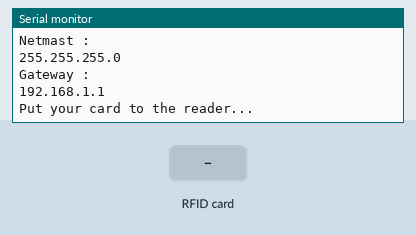
Simulated run of this sketch. Board: ESP8266 (NodeMCU). On the bench: the last lines printed to the serial monitor. The test bench sets the inputs (shaded band). WiFi joins after 1.5 s; servers stay silent unless stated; uploads are accepted with an empty reply.

Above: at 2.7 s.
2.8 s: RFID card 5E 7A 19 C4 held to the reader
At 4.1 s:
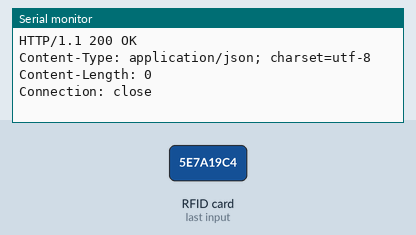
At 5.0 s:
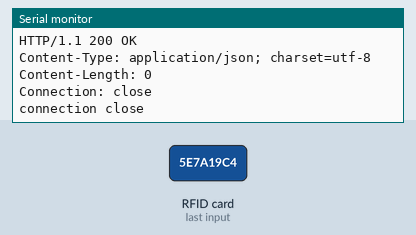

Measured:
- after the input at 2.8 s, the serial monitor: prints a new line at once (image 1)

The sketch:

esp_Ticket.ino
```cpp
/*Typical pin layout used:
   --------------------------------------------------------------------------------------------------
               MFRC522      Arduino       Arduino   Arduino    Arduino          Arduino      esp
               Reader/PCD   Uno/101       Mega      Nano v3    Leonardo/Micro   Pro Micro
   Signal      Pin          Pin           Pin       Pin        Pin              Pin
   ---------------------------------------------------------------------------------------------------
   RST/Reset   RST          9             5         D9         RESET/ICSP-5     RST           D3
   SPI SS      SDA(SS)      10            53        D10        10               10            D4
   SPI MOSI    MOSI         11 / ICSP-4   51        D11        ICSP-4           16            D7
   SPI MISO    MISO         12 / ICSP-1   50        D12        ICSP-1           14            D6
   SPI SCK     SCK          13 / ICSP-3   52        D13        ICSP-3           15            D5
*/


#include <SPI.h>
#include <MFRC522.h>
#include<ESP8266WiFi.h>

const char* ssid="vaibhav";
const char* password="0987654321";
const char* host="iot-vaibhav.000webhostapp.com";

#define SS_PIN D4
#define RST_PIN D3

MFRC522 mfrc522(SS_PIN, RST_PIN);   // Create MFRC522 instance.

void setup()
{
  Serial.begin(115200);   // Initiate a serial communication
  SPI.begin();      // Initiate  SPI bus


  Serial.println("Connecting to ");
  Serial.println(ssid);

  WiFi.begin(ssid,password);

  while(WiFi.status() != WL_CONNECTED)
  {
      delay(500);
      Serial.print(".");
    }

   Serial.println("");
   Serial.println("WiFi connected ");
   Serial.println("IP address : ");
   Serial.println(WiFi.localIP());
   Serial.println("Netmast : ");
   Serial.println(WiFi.subnetMask());
   Serial.println("Gateway : ");
   Serial.println(WiFi.gatewayIP());


  mfrc522.PCD_Init();   // Initiate MFRC522
  Serial.println("Put your card to the reader...");
  Serial.println();

}

void loop()
{

  // Look for new cards
  if ( ! mfrc522.PICC_IsNewCardPresent())
  {
    return;
  }
  // Select one of the cards
  if ( ! mfrc522.PICC_ReadCardSerial())
  {
    return;
  }
  //Show UID on serial monitor

  Serial.print("UID tag :");
  String content= "";
  byte letter;

  for (byte i = 0; i < mfrc522.uid.size; i++)
  {
     Serial.print(mfrc522.uid.uidByte[i] < 0x10 ? " 0" : " ");
     Serial.print(mfrc522.uid.uidByte[i],HEX);
     content.concat(String(mfrc522.uid.uidByte[i] < 0x10 ? " 0" : " "));
     content.concat(String(mfrc522.uid.uidByte[i], HEX));
  }


  // removing space for avoid bad request error

  char id[10];

  int j=0;
  for(int i=0;content[i]!='\0';i++)
  {
      if(content[i]!=' ')
      {
          id[j]=content[i];
          j++;
      }
  }
  id[j]='\0';

  content=String(id);

  Serial.println();
  Serial.print("Message : ");

  content.toUpperCase();

  Serial.print("connecting to ");
  Serial.println(host);


  WiFiClient  client;

  const int httpPort=80;

  if(!client.connect(host, httpPort))
  {
      Serial.println("connection fail !!!!!!!!!!");
      return;
    }


   String url = "http://iot-vaibhav.000webhostapp.com/api/msg/insert.php?msg=" + String(content);
  Serial.print("Requesting URL: ");
  Serial.println(url);

  client.print(String("GET ") + url + " HTTP/1.1\r\n" +
               "Host: " + host + "\r\n" +
               "Connection: close\r\n\r\n");

  delay(500);

  while(client.available())
  {
      String line = client.readStringUntil('\r');
      Serial.print(line);
    }

    Serial.println("");
    Serial.println("connection close ");
    delay(1000);
}
```
